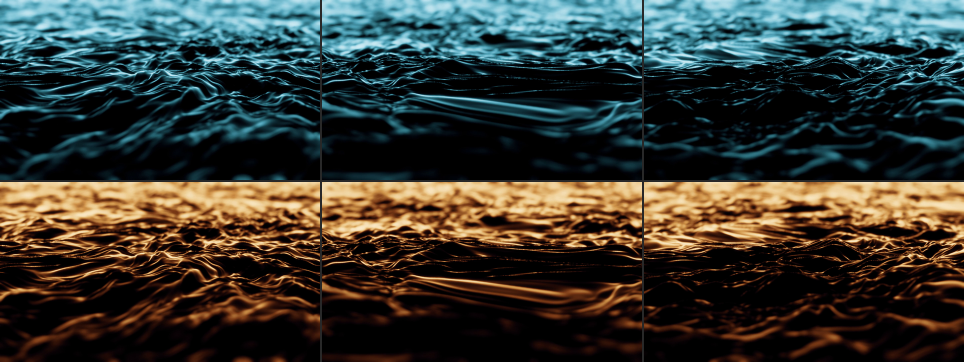
#> input picture deliverables/qc/A/v1-v2-side-by-side.png, 1928 x 724 px (shown at 1/2 size)
$ python -i measure-look.py   (imports and definitions only)
#> lines starting #> are read from the running program, lines starting #| are printed output that depends on the picture
#!/usr/bin/env python3
"""measure-look.py - measure the light, atmosphere and texture of a frame.

Usage
  measure-look.py FRAME.png [--json out.json]
  measure-look.py REF.png MINE.png [--json out.json] [--skip hue,sat]
  measure-look.py REF.png MINE.png --side-by-side compare.png

Every frame is first resized to a common working size (default 768x432, the
size of the reference clips) so numbers from a 432p reference and a 1080p/4K
render are comparable. --mask x0,y0,x1,y1 (in working-size pixels) excludes a
rectangle (used for the stock-agency watermark in the reference) from all stats.

Dependencies: numpy + Pillow only.
"""
import argparse
import json
import math
import sys

import numpy as np
from PIL import Image

WORK = (768, 432)


# ----------------------------------------------------------------- helpers
# [5 lines left out: function load, not called in this run]


def luma(rgb):
    return 0.2126 * rgb[..., 0] + 0.7152 * rgb[..., 1] + 0.0722 * rgb[..., 2]


def gauss_kernel(sigma):
    r = max(1, int(math.ceil(sigma * 3)))
    x = np.arange(-r, r + 1)
    k = np.exp(-(x * x) / (2 * sigma * sigma))
    return k / k.sum()


def blur(a, sigma):
    """Separable gaussian blur with edge replication (2D array)."""
    k = gauss_kernel(sigma)
    r = len(k) // 2
    out = a
    for axis in (0, 1):
        pad = [(0, 0), (0, 0)]
        pad[axis] = (r, r)
        p = np.pad(out, pad, mode="edge")
        acc = np.zeros_like(out)
        n = out.shape[axis]
        for i, w in enumerate(k):
            sl = [slice(None), slice(None)]
            sl[axis] = slice(i, i + n)
            acc += w * p[tuple(sl)]
        out = acc
    return out


def hue_sat(rgb):
    mx = rgb.max(-1)
    mn = rgb.min(-1)
    c = mx - mn
    sat = np.where(mx > 1e-6, c / np.maximum(mx, 1e-6), 0.0)
    r, g, b = rgb[..., 0], rgb[..., 1], rgb[..., 2]
    h = np.zeros_like(mx)
    cc = np.maximum(c, 1e-9)
    h = np.where(mx == r, ((g - b) / cc) % 6, h)
    h = np.where(mx == g, ((b - r) / cc) + 2, h)
    h = np.where(mx == b, ((r - g) / cc) + 4, h)
    return (h * 60.0) % 360.0, sat, c


def circ_mean_hue(h, w):
    if w.sum() < 1e-9:
        return float("nan")
    a = np.deg2rad(h)
    s = (np.sin(a) * w).sum()
    c = (np.cos(a) * w).sum()
    return float(np.rad2deg(math.atan2(s, c)) % 360.0)


def pct(a, q):
    return float(np.percentile(a, q))


# ----------------------------------------------------------------- measures
def measure(rgb, mask=None):
    H, W = rgb.shape[:2]
    Y = luma(rgb)
    valid = np.ones((H, W), bool)
    if mask:
        x0, y0, x1, y1 = mask
        valid[y0:y1, x0:x1] = False
    yv = Y[valid]
    m = {}

    # 1. luminance percentiles (0-100)
    for q in (1, 5, 50, 95, 99):
        m[f"lum_p{q}"] = pct(yv, q) * 100
    m["lum_mean"] = float(yv.mean() * 100)

    # 2. glow / dark area
    m["pct_above_90"] = float((yv > 0.90).mean() * 100)
    m["pct_below_5"] = float((yv < 0.05).mean() * 100)

    # 3. saturation and split-tone hues. Bands are luminance terciles of the
    #    frame itself, hue is a chroma-weighted circular mean.
    hue, sat, chroma = hue_sat(rgb)
    m["sat_mean"] = float(sat[valid].mean() * 100)
    m["chroma_mean"] = float(chroma[valid].mean() * 100)
    t1, t2 = np.percentile(yv, [33.3, 66.6])
    bands = {
        "shadows": valid & (Y <= t1),
        "midtones": valid & (Y > t1) & (Y <= t2),
        "highlights": valid & (Y > t2),
    }
    for name, sel in bands.items():
        m[f"hue_{name}"] = circ_mean_hue(hue[sel], chroma[sel])

    # 4. glow falloff: radial brightness profile outward from the brightest
    #    element (brightest spot of a lightly blurred frame). Distances are in
    #    % of frame width, levels are relative to (peak - p5 background).
    Yb = blur(Y, 3.0)
    Ybm = np.where(valid, Yb, -1)
    py, px = np.unravel_index(np.argmax(Ybm), Ybm.shape)
    yy, xx = np.mgrid[0:H, 0:W]
    dist = np.hypot(xx - px, yy - py)
    maxr = int(dist.max())
    idx = dist.astype(int)
    w = valid.astype(float)
    sums = np.bincount(idx.ravel(), (Yb * w).ravel(), minlength=maxr + 1)
    cnts = np.bincount(idx.ravel(), w.ravel(), minlength=maxr + 1)
    prof = sums / np.maximum(cnts, 1)
    base = pct(yv, 5)
    peak = prof[0]
    rel = (prof - base) / max(peak - base, 1e-6)
    m["glow_peak"] = float(peak * 100)
    m["glow_peak_x"] = float(px / W * 100)
    m["glow_peak_y"] = float(py / H * 100)
    for lvl in (50, 25, 10):
        below = np.where(rel <= lvl / 100.0)[0]
        m[f"glow_r{lvl}"] = float(below[0] / W * 100) if len(below) else float(maxr / W * 100)

    # 5. haze: contrast (p95 - p5) per horizontal third, and far (top) vs
    #    near (bottom) ratio; also the black level (p5) of each third.
    thirds = [("top", 0, H // 3), ("mid", H // 3, 2 * H // 3), ("bot", 2 * H // 3, H)]
    for name, a, b in thirds:
        sel = valid[a:b]
        v = Y[a:b][sel]
        m[f"contrast_{name}"] = (pct(v, 95) - pct(v, 5)) * 100
        m[f"black_{name}"] = pct(v, 5) * 100
        m[f"mean_{name}"] = float(v.mean() * 100)
    m["haze_far_near_contrast"] = m["contrast_top"] / max(m["contrast_bot"], 1e-6)

    # 6. grain: std-dev of the high-passed flattest 48x48 block (x1000).
    hp = Y - blur(Y, 1.5)
    grad = blur(np.abs(Y - blur(Y, 4.0)), 6.0)
    best = None
    B = 48
    for by in range(0, H - B + 1, 12):
        for bx in range(0, W - B + 1, 12):
            if not valid[by:by + B, bx:bx + B].all():
                continue
            g = grad[by:by + B, bx:bx + B].mean()
            if best is None or g < best[0]:
                best = (g, by, bx)
    _, by, bx = best
    m["grain_flat_std"] = float(hp[by:by + B, bx:bx + B].std() * 1000)
    m["grain_global_std"] = float(hp[valid].std() * 1000)

    # 7. detail: Laplacian variance (x1e4) and fine/medium/coarse band energy.
    lap = np.zeros_like(Y)
    lap[1:-1, 1:-1] = (Y[:-2, 1:-1] + Y[2:, 1:-1] + Y[1:-1, :-2] + Y[1:-1, 2:] - 4 * Y[1:-1, 1:-1])
    inner = valid.copy()
    inner[0, :] = inner[-1, :] = False
    inner[:, 0] = inner[:, -1] = False
    m["detail_laplacian_var"] = float(lap[inner].var() * 1e4)
    b1, b2, b3 = blur(Y, 1.0), blur(Y, 4.0), blur(Y, 16.0)
    m["detail_fine"] = float((Y - b1)[valid].std() * 1000)
    m["detail_medium"] = float((b1 - b2)[valid].std() * 1000)
    m["detail_coarse"] = float((b2 - b3)[valid].std() * 1000)

    # 8. vignette: mean of the four corner blocks / mean of the centre block.
    cw, ch = W // 8, H // 8
    corners = [Y[:ch, :cw], Y[:ch, -cw:], Y[-ch:, :cw], Y[-ch:, -cw:]]
    corner = float(np.mean([c.mean() for c in corners]))
    cy0, cy1, cx0, cx1 = H // 2 - H // 6, H // 2 + H // 6, W // 2 - W // 6, W // 2 + W // 6
    centre = float(Y[cy0:cy1, cx0:cx1][valid[cy0:cy1, cx0:cx1]].mean())
    m["vignette_corner_centre"] = corner / max(centre, 1e-6)
    return m


# ------------------------------------------------------------- comparison
# Relative tolerance is 10 %. Measures that sit near zero get an absolute
# floor (same units as the measure) so 0.02 vs 0.03 does not read as "50 % off".
ABS_FLOOR = {
    "lum_p1": 1.0, "lum_p5": 1.0, "lum_p50": 1.5, "lum_p95": 2.0, "lum_p99": 2.0, "lum_mean": 1.5,
    "pct_above_90": 1.0, "pct_below_5": 2.5,
    "sat_mean": 3.0, "chroma_mean": 1.5,
    "glow_peak": 3.0, "glow_r50": 1.5, "glow_r25": 2.5, "glow_r10": 4.0,
    "contrast_top": 2.0, "contrast_mid": 2.0, "contrast_bot": 2.0,
    "black_top": 1.5, "black_mid": 1.0, "black_bot": 1.0,
    "mean_top": 2.0, "mean_mid": 1.5, "mean_bot": 1.5,
    "haze_far_near_contrast": 0.1,
    "grain_flat_std": 1.0, "grain_global_std": 1.5,
    "detail_laplacian_var": 0.5, "detail_fine": 1.5, "detail_medium": 1.5, "detail_coarse": 1.5,
    "vignette_corner_centre": 0.06,
}
INFO_ONLY = {"glow_peak_x", "glow_peak_y"}
GROUPS = {
    "hue": ["hue_shadows", "hue_midtones", "hue_highlights"],
    "sat": ["sat_mean", "chroma_mean"],
    "glow": ["glow_peak", "glow_r50", "glow_r25", "glow_r10"],
    "vignette": ["vignette_corner_centre"],
    "haze": ["contrast_top", "contrast_mid", "contrast_bot", "black_top", "black_mid", "black_bot",
             "mean_top", "mean_mid", "mean_bot", "haze_far_near_contrast"],
}


# [66 lines left out: functions compare, side_by_side, main, not called in this run]


# [2 lines not run here, left out]

>>> import cv2
>>> picture = cv2.imread('../../deliverables/qc/A/v1-v2-side-by-side.png')
#> picture is the input picture: shape (724, 1928, 3); mean B, G, R 51.3, 57.8, 55.9
>>> result = measure(picture)
#> in luma, `return 0.2126 * rgb[..., 0] + 0.7152 * rgb[..., 1] + 0.0722 * rgb[...,..`:
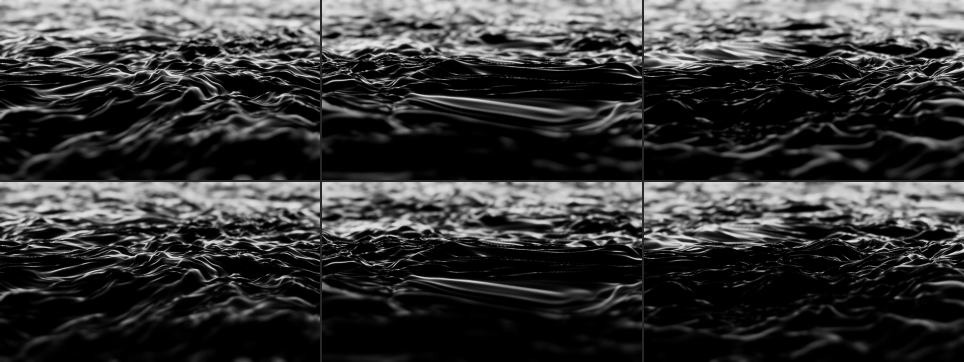
#> returned value: shape (724, 1928) float64 (shown at 1/2 size); min 0, max 241.7, mean 56.3
#> after the loop in measure, `for q in (1, 5, 50, 95, 99):`: m = {'lum_p1': 0, 'lum_p5': 0, 'lum_p50': 1883.4, 'lum_p95': 19720.7, 'lum_p99': 21465.9}
#> in measure, `hue, sat, chroma = hue_sat(rgb)`:
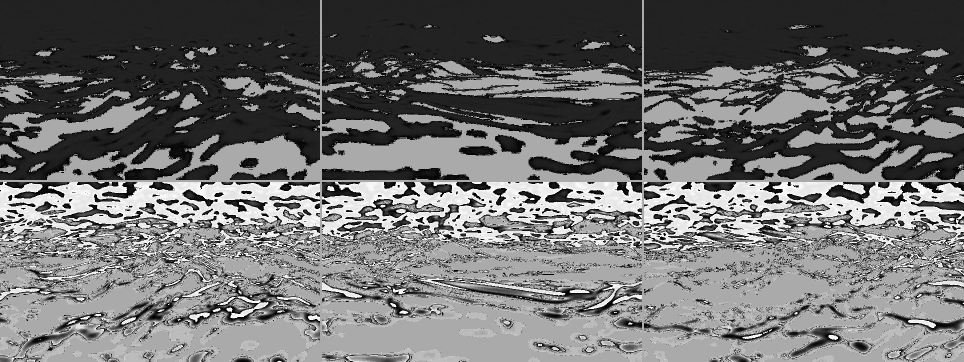
#> hue: shape (724, 1928) float64 (shown at 1/2 size); min 0, max 359.5, mean 156.1; drawn with min black and max white
#> in measure, `t1, t2 = np.percentile(yv, [33.3, 66.6])`: t1 = 2.14; t2 = 63.04
#> the loop in measure, `for name, sel in bands.items():` made 3 passes
#> name on passes 1 to 3: 'shadows', 'midtones', 'highlights'
#> after the loop in measure, `for name, sel in bands.items():`: m = 13 items
#> after the loop in blur, `for axis in (0, 1):`:
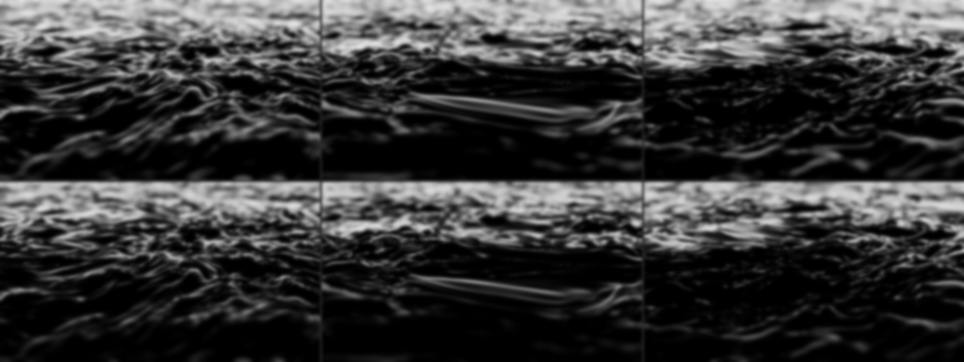
#> acc: shape (724, 1928) float64 (shown at 1/2 size); min 0, max 225.1, mean 56.3
#> in measure, `Ybm = np.where(valid, Yb, -1)`: valid: shape (724, 1928) bool; every value is 1
#> in measure, `py, px = np.unravel_index(np.argmax(Ybm), Ybm.shape)`: py = 0; px = 454
#> in measure, `dist = np.hypot(xx - px, yy - py)`:
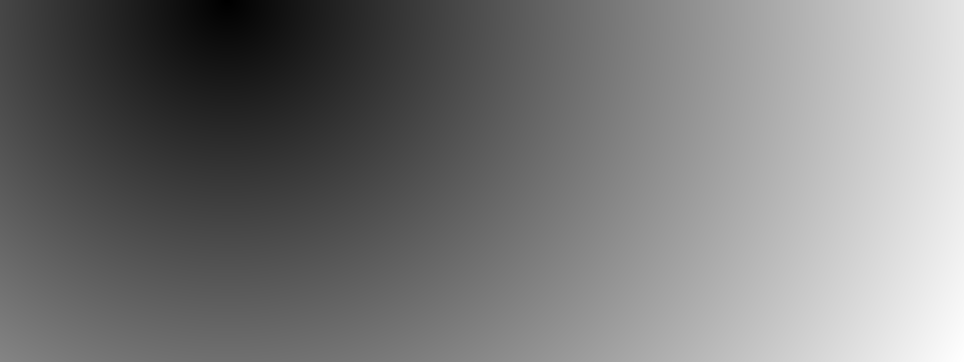
#> dist: shape (724, 1928) float64 (shown at 1/2 size); min 0, max 1640.9, mean 772.9; drawn with min black and max white
#> in measure, `maxr = int(dist.max())`: maxr = 1640
#> in measure, `w = valid.astype(float)`: w: shape (724, 1928) float64; every value is 1
#> in measure, `sums = np.bincount(idx.ravel(), (Yb * w).ravel(), minlength=maxr + 1)`: sums = 1641 values, max 122746.3 at index 425, min 0 at index 1640, mean 47867.8
#> in measure, `cnts = np.bincount(idx.ravel(), w.ravel(), minlength=maxr + 1)`: cnts = 1641 values, max 1637 at index 715, min 1 at index 0, mean 850.6
#> in measure, `prof = sums / np.maximum(cnts, 1)`: prof = 1641 values, max 225.1 at index 0, min 0 at index 1640, mean 61.31
#> in measure, `base = pct(yv, 5)`: base = 0
#> in measure, `peak = prof[0]`: peak = 225.1
#> in measure, `rel = (prof - base) / max(peak - base, 1e-6)`: rel = 1641 values, max 1 at index 0, min 0 at index 1640, mean 0.272
#> after the loop in measure, `for lvl in (50, 25, 10):`: m = 19 items
#> after the loop in measure, `for name, a, b in thirds:`: m = 28 items
#> call 4 of blur, with sigma = 6
#> after the loop in blur (call 4), `for axis in (0, 1):`:
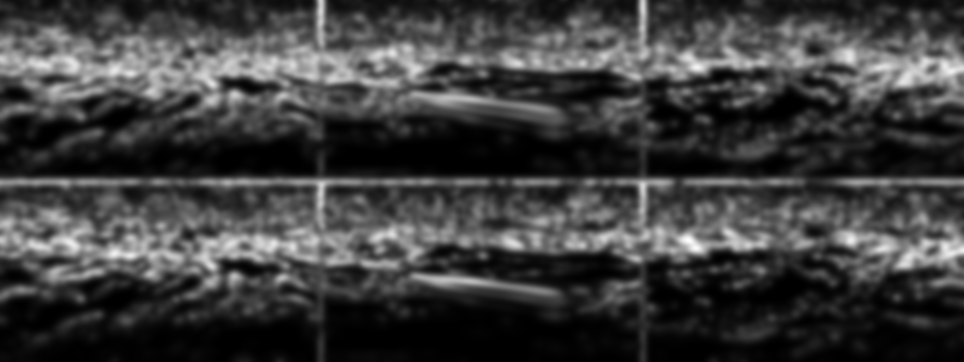
#> acc: shape (724, 1928) float64 (shown at 1/2 size); min 0, max 58.51, mean 14.2; drawn with min black and max white
#> after the loop in measure, `for by in range(0, H - B + 1, 12):`: best = (0.0243, 648, 864)
#> in measure, `_, by, bx = best`: by = 648; bx = 864
#> in measure, `inner[:, 0] = inner[:, -1] = False`:
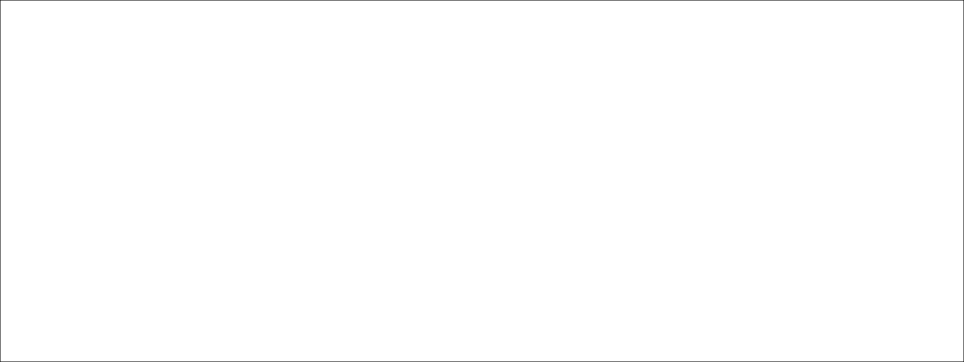
#> inner: shape (724, 1928) bool (shown at 1/2 size); 99.6% white; black in thin lines or dots
#> after the loop in blur (call 7), `for axis in (0, 1):`:
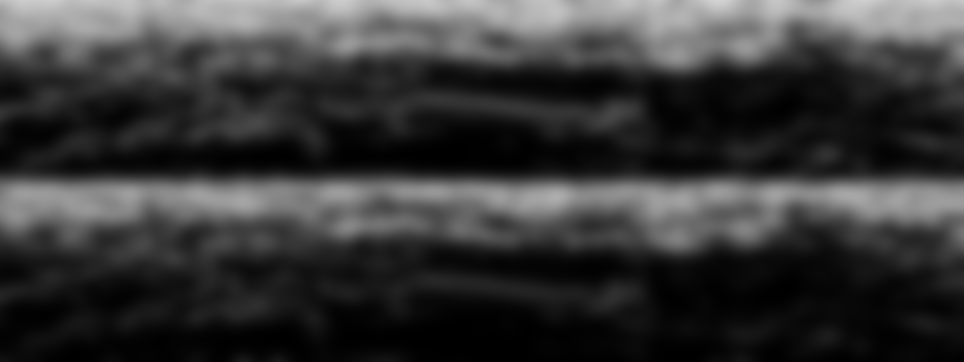
#> acc: shape (724, 1928) float64 (shown at 1/2 size); min 2.63e-06, max 211.8, mean 56.3
#> in measure, `corner = float(np.mean([c.mean() for c in corners]))`: corner = 87.07
#> in measure, `centre = float(Y[cy0:cy1, cx0:cx1][valid[cy0:cy1, cx0:cx1]].mean())`: centre = 62.35
#> result = 36 items
